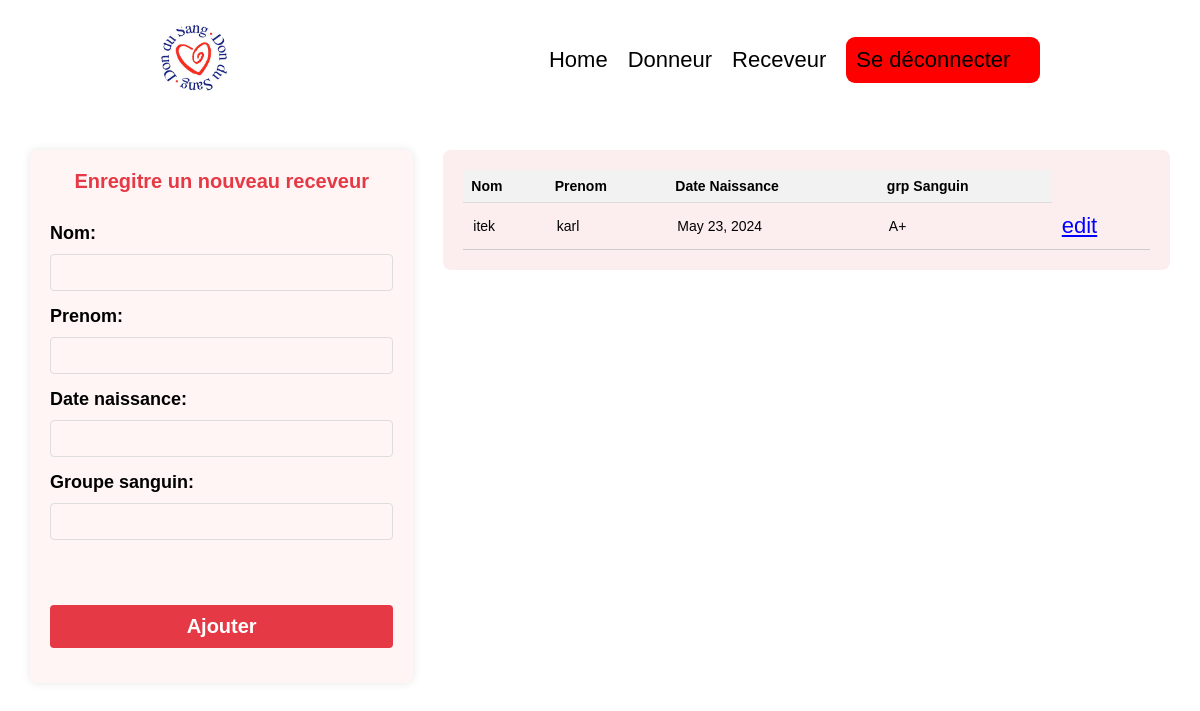
Before: /collecte/receveur/ (signed in) with the older database file.
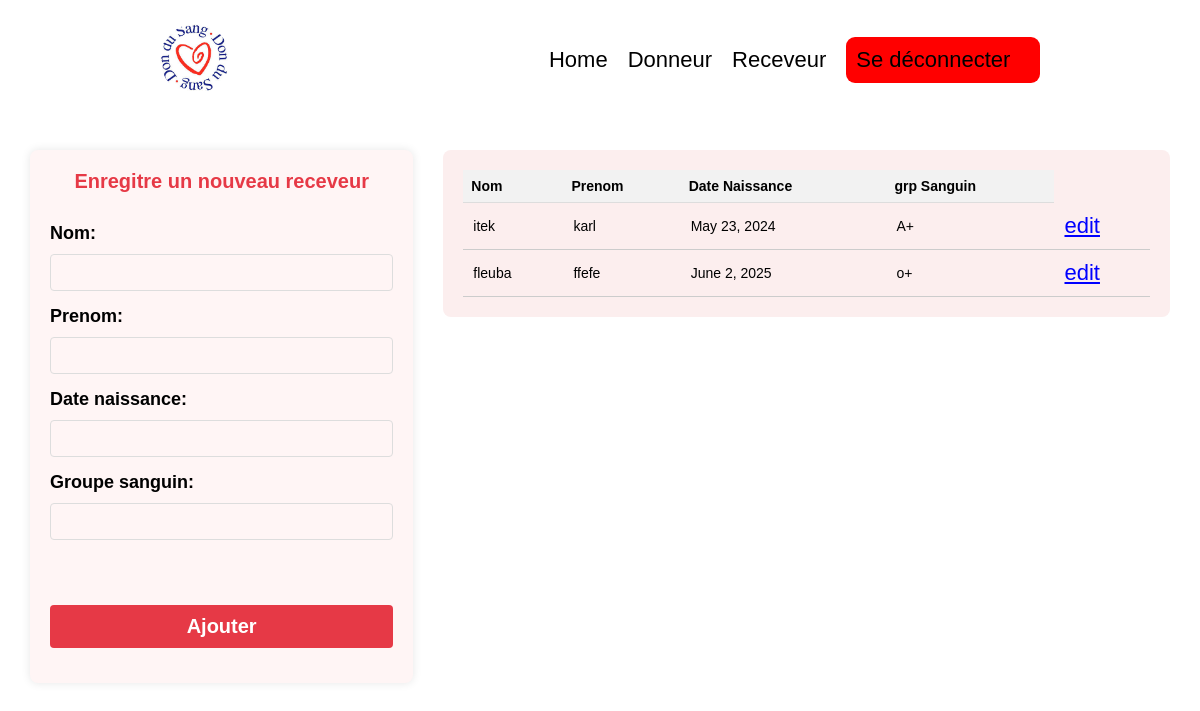
After: the same page with the newer database file.
### collecte/models.py (models this page shows, shortened)
class Receveur(models.Model):
    id=models.AutoField(primary_key=True)
    nom=models.CharField(max_length=31)
    prenom=models.CharField(max_length=31)
    date_naissance=models.DateField()
    groupe_sanguin=models.CharField(max_length=35, null=True)

### collecte/views.py (the view)
# urls.py: path('receveur/',views.receveur,name='receveur'),
@login_required(login_url='/login/')
def receveur(request):
    if request.method == 'POST':
        form = ReceveurForm(request.POST)
        if form.is_valid():
            form.save()
            return redirect('receveur')
    else:
         form = ReceveurForm()
    receveurs= Receveur.objects.all()
    user=request.user
    return render(request,'receveur.html',{'form': form, 'receveurs': receveurs,})

### collecte/forms.py
class ReceveurForm(forms.ModelForm):
    class Meta :
        model = Receveur
        fields = ['nom','prenom','date_naissance','groupe_sanguin']

### templates/receveur.html (shortened to what this page needs)
{% load static %}
<!DOCTYPE html>
<html lang="en">
  <head>
    <link rel="stylesheet" href="{%static 'style.css'%}" />
  </head>
  <body>
    {% include 'header.html' %}
    <section class="receveur">
      <div class="form">
        <h5>Enregitre un nouveau receveur</h5>
          <form action="" method="post">
          {{ form.as_p }}
          <button type="submit">Ajouter</button>
        </form>
      </div>
      <div class="table">
        <table>
          <thead>
            <tr>
              <th>Nom</th>
              <th>Prenom</th>
              <th>Date Naissance</th>
              <th>grp Sanguin</th>
            </tr>
          </thead>
          <tbody>
            {% for receveur in receveurs %}
            <tr>
              <td>{{receveur.nom}}</td>
              <td>{{receveur.prenom}}</td>
              <td>{{receveur.date_naissance}}</td>
              <td>{{receveur.groupe_sanguin}}</td>
              <td>
                <a href="#">edit</a>
              </td>
            </tr>
            {% endfor %}
          </tbody>
        </table>
      </div>
    </section>
  </body>
</html>

Changed rows visible on the page:
added Receveur: nom "fleuba", prenom "ffefe", date_naissance "June 2, 2025", groupe_sanguin "o+"
